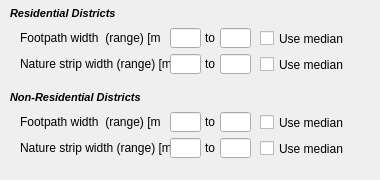
                  <widget class="QWidget" name="frontage_info_wdg" native="true">
                   <property name="sizePolicy">
                    <sizepolicy hsizetype="Preferred" vsizetype="Fixed">
                     <horstretch>0</horstretch>
                     <verstretch>0</verstretch>
                    </sizepolicy>
                   </property>
                   <property name="minimumSize">
                    <size>
                     <width>369</width>
                     <height>180</height>
                    </size>
                   </property>
                   <property name="maximumSize">
                    <size>
                     <width>16777215</width>
                     <height>180</height>
                    </size>
                   </property>
                   <widget class="QLineEdit" name="w_resfootpath_max_box">
                    <property name="geometry">
                     <rect>
                      <x>220</x>
                      <y>28</y>
                      <width>31</width>
                      <height>20</height>
                     </rect>
                    </property>
                    <property name="text">
                     <string/>
                    </property>
                   </widget>
                   <widget class="QLabel" name="w_resnaturestrip_lbl">
                    <property name="geometry">
                     <rect>
                      <x>20</x>
                      <y>54</y>
                      <width>151</width>
                      <height>20</height>
                     </rect>
                    </property>
                    <property name="text">
                     <string>Nature strip width (range) [m]</string>
                    </property>
                   </widget>
                   <widget class="QLabel" name="w_resfootpath_lbl">
                    <property name="geometry">
                     <rect>
                      <x>20</x>
                      <y>28</y>
                      <width>140</width>
                      <height>20</height>
                     </rect>
                    </property>
                    <property name="text">
                     <string>Footpath width  (range) [m]</string>
                    </property>
                   </widget>
                   <widget class="QLineEdit" name="w_resnaturestrip_max_box">
                    <property name="geometry">
                     <rect>
                      <x>220</x>
                      <y>54</y>
                      <width>31</width>
                      <height>20</height>
                     </rect>
                    </property>
                    <property name="text">
                     <string/>
                    </property>
                   </widget>
                   <widget class="QLineEdit" name="w_resfootpath_min_box">
                    <property name="geometry">
                     <rect>
                      <x>170</x>
                      <y>28</y>
                      <width>31</width>
                      <height>20</height>
                     </rect>
                    </property>
                    <property name="text">
                     <string/>
                    </property>
                   </widget>
                   <widget class="QLabel" name="w_resnaturestrip_lbl2">
                    <property name="geometry">
                     <rect>
                      <x>205</x>
                      <y>54</y>
                      <width>16</width>
                      <height>20</height>
                     </rect>
                    </property>
                    <property name="text">
                     <string>to</string>
                    </property>
                   </widget>
                   <widget class="QLineEdit" name="w_resnaturestrip_min_box">
                    <property name="geometry">
                     <rect>
                      <x>170</x>
                      <y>54</y>
                      <width>31</width>
                      <height>20</height>
                     </rect>
                    </property>
                    <property name="text">
                     <string/>
                    </property>
                   </widget>
                   <widget class="QLabel" name="w_resfootpath_lbl2">
                    <property name="geometry">
                     <rect>
                      <x>205</x>
                      <y>28</y>
                      <width>21</width>
                      <height>20</height>
                     </rect>
                    </property>
                    <property name="text">
                     <string>to</string>
                    </property>
                   </widget>
                   <widget class="QCheckBox" name="w_resfootpath_med_check">
                    <property name="geometry">
                     <rect>
                      <x>260</x>
                      <y>30</y>
                      <width>111</width>
                      <height>17</height>
                     </rect>
                    </property>
                    <property name="text">
                     <string>Use median</string>
                    </property>
                   </widget>
                   <widget class="QCheckBox" name="w_resnaturestrip_med_check">
                    <property name="geometry">
                     <rect>
                      <x>260</x>
                      <y>56</y>
                      <width>111</width>
                      <height>17</height>
                     </rect>
                    </property>
                    <property name="text">
                     <string>Use median</string>
                    </property>
                   </widget>
                   <widget class="QLabel" name="w_resfrontage_lbl">
                    <property name="geometry">
                     <rect>
                      <x>10</x>
                      <y>4</y>
                      <width>140</width>
                      <height>20</height>
                     </rect>
                    </property>
                    <property name="text">
                     <string>&lt;!DOCTYPE HTML PUBLIC &quot;-//W3C//DTD HTML 4.0//EN&quot; &quot;http://www.w3.org/TR/REC-html40/strict.dtd&quot;&gt;
&lt;html&gt;&lt;head&gt;&lt;meta name=&quot;qrichtext&quot; content=&quot;1&quot; /&gt;&lt;style type=&quot;text/css&quot;&gt;
p, li { white-space: pre-wrap; }
&lt;/style&gt;&lt;/head&gt;&lt;body style=&quot; font-family:'MS Shell Dlg 2'; font-size:8.25pt; font-weight:400; font-style:normal;&quot;&gt;
&lt;p style=&quot; margin-top:0px; margin-bottom:0px; margin-left:0px; margin-right:0px; -qt-block-indent:0; text-indent:0px;&quot;&gt;&lt;span style=&quot; font-size:8pt; font-weight:600; font-style:italic;&quot;&gt;Residential Districts&lt;/span&gt;&lt;/p&gt;&lt;/body&gt;&lt;/html&gt;</string>
                    </property>
                   </widget>
                   <widget class="QLabel" name="w_comfootpath_lbl">
                    <property name="geometry">
                     <rect>
                      <x>20</x>
                      <y>112</y>
                      <width>140</width>
                      <height>20</height>
                     </rect>
                    </property>
                    <property name="text">
                     <string>Footpath width  (range) [m]</string>
                    </property>
                   </widget>
                   <widget class="QLabel" name="w_comfrontage_lbl">
                    <property name="geometry">
                     <rect>
                      <x>10</x>
                      <y>88</y>
                      <width>171</width>
                      <height>20</height>
                     </rect>
                    </property>
                    <property name="text">
                     <string>&lt;!DOCTYPE HTML PUBLIC &quot;-//W3C//DTD HTML 4.0//EN&quot; &quot;http://www.w3.org/TR/REC-html40/strict.dtd&quot;&gt;
&lt;html&gt;&lt;head&gt;&lt;meta name=&quot;qrichtext&quot; content=&quot;1&quot; /&gt;&lt;style type=&quot;text/css&quot;&gt;
p, li { white-space: pre-wrap; }
&lt;/style&gt;&lt;/head&gt;&lt;body style=&quot; font-family:'MS Shell Dlg 2'; font-size:8.25pt; font-weight:400; font-style:normal;&quot;&gt;
&lt;p style=&quot; margin-top:0px; margin-bottom:0px; margin-left:0px; margin-right:0px; -qt-block-indent:0; text-indent:0px;&quot;&gt;&lt;span style=&quot; font-size:8pt; font-weight:600; font-style:italic;&quot;&gt;Non-Residential Districts&lt;/span&gt;&lt;/p&gt;&lt;/body&gt;&lt;/html&gt;</string>
                    </property>
                   </widget>
                   <widget class="QLabel" name="w_comnaturestrip_lbl">
                    <property name="geometry">
                     <rect>
                      <x>20</x>
                      <y>138</y>
                      <width>151</width>
                      <height>20</height>
                     </rect>
                    </property>
                    <property name="text">
                     <string>Nature strip width (range) [m]</string>
                    </property>
                   </widget>
                   <widget class="QCheckBox" name="w_comnaturestrip_med_check">
                    <property name="geometry">
                     <rect>
                      <x>260</x>
                      <y>140</y>
                      <width>111</width>
                      <height>17</height>
                     </rect>
                    </property>
                    <property name="text">
                     <string>Use median</string>
                    </property>
                   </widget>
                   <widget class="QLineEdit" name="w_comfootpath_max_box">
                    <property name="geometry">
                     <rect>
                      <x>220</x>
                      <y>112</y>
                      <width>31</width>
                      <height>20</height>
                     </rect>
                    </property>
                    <property name="text">
                     <string/>
                    </property>
                   </widget>
                   <widget class="QLabel" name="w_comnaturestrip_lbl2">
                    <property name="geometry">
                     <rect>
                      <x>205</x>
                      <y>138</y>
                      <width>16</width>
                      <height>20</height>
                     </rect>
                    </property>
                    <property name="text">
                     <string>to</string>
                    </property>
                   </widget>
                   <widget class="QLineEdit" name="w_comfootpath_min_box">
                    <property name="geometry">
                     <rect>
                      <x>170</x>
                      <y>112</y>
                      <width>31</width>
                      <height>20</height>
                     </rect>
                    </property>
                    <property name="text">
                     <string/>
                    </property>
                   </widget>
                   <widget class="QLabel" name="w_comfootpath_lbl2">
                    <property name="geometry">
                     <rect>
                      <x>205</x>
                      <y>112</y>
                      <width>21</width>
                      <height>20</height>
                     </rect>
                    </property>
                    <property name="text">
                     <string>to</string>
                    </property>
                   </widget>
                   <widget class="QLineEdit" name="w_comnaturestrip_min_box">
                    <property name="geometry">
                     <rect>
                      <x>170</x>
                      <y>138</y>
                      <width>31</width>
                      <height>20</height>
                     </rect>
                    </property>
                    <property name="text">
                     <string/>
                    </property>
                   </widget>
                   <widget class="QLineEdit" name="w_comnaturestrip_max_box">
                    <property name="geometry">
                     <rect>
                      <x>220</x>
                      <y>138</y>
                      <width>31</width>
                      <height>20</height>
                     </rect>
                    </property>
                    <property name="text">
                     <string/>
                    </property>
                   </widget>
                   <widget class="QCheckBox" name="w_comfootpath_med_check">
                    <property name="geometry">
                     <rect>
                      <x>260</x>
                      <y>114</y>
                      <width>111</width>
                      <height>17</height>
                     </rect>
                    </property>
                    <property name="text">
                     <string>Use median</string>
                    </property>
                   </widget>
                  </widget>
